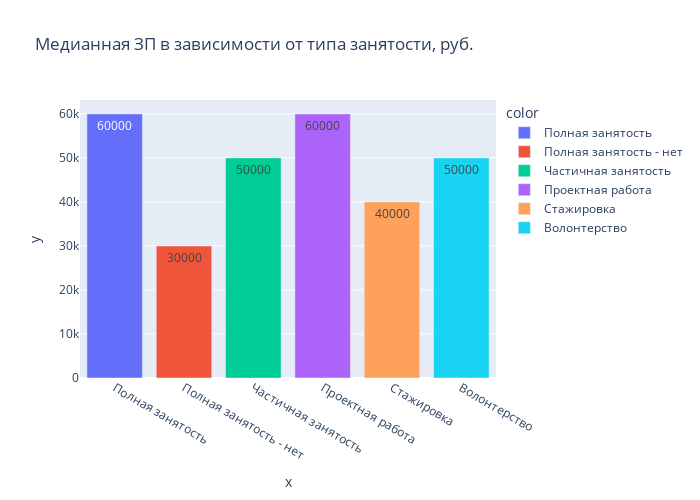
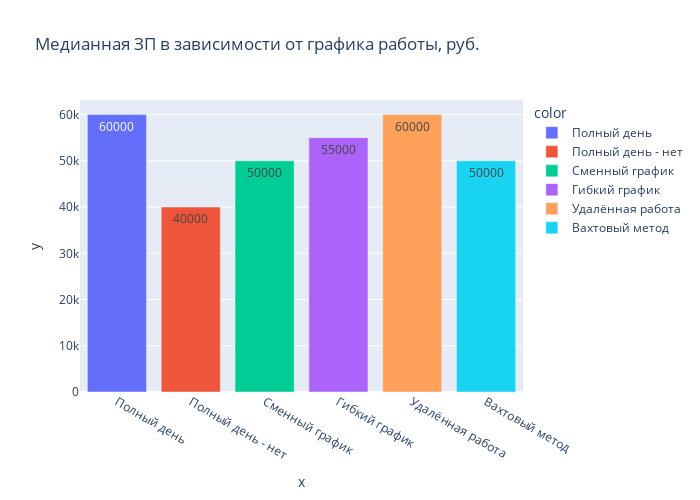

Source (notebook cell) for these figures, in order:
### Markdown cell above
**Дополнительные баллы**

Для получения 2 дополнительных баллов по разведывательному анализу постройте еще два любых содержательных графика или диаграммы, которые помогут проиллюстрировать влияние признаков/взаимосвязь между признаками/распределения признаков. Приведите выводы по ним. Желательно, чтобы в анализе участвовали признаки, которые мы создавали ранее в разделе "Преобразование данных".

### Code cell
zp_full = hh_database[hh_database['Полная занятость'] == True]['ЗП(руб.)'].median()
zp_full1 = hh_database[hh_database['Полная занятость'] == False]['ЗП(руб.)'].median()
zp_part = hh_database[hh_database['Частичная занятость'] == True]['ЗП(руб.)'].median()
zp_project = hh_database[hh_database['Проектная работа'] == True]['ЗП(руб.)'].median()
zp_trial = hh_database[hh_database['Стажировка'] == True]['ЗП(руб.)'].median()
zp_volun = hh_database[hh_database['Волонтерство'] == True]['ЗП(руб.)'].median()

fig1 = px.bar(
    x=('Полная занятость','Полная занятость - нет', 'Частичная занятость','Проектная работа','Стажировка','Волонтерство'),
    y=(zp_full, zp_full1, zp_part, zp_project, zp_trial, zp_volun),
    orientation='v', 
    color=('Полная занятость','Полная занятость - нет', 'Частичная занятость','Проектная работа','Стажировка','Волонтерство'),
    height=500, 
    width=700, 
    title='Медианная ЗП в зависимости от типа занятости, руб.', 
    text=(zp_full, zp_full1, zp_part, zp_project, zp_trial, zp_volun),
    )

zp_day = hh_database[hh_database['Полный день'] == True]['ЗП(руб.)'].median()
zp_day1 = hh_database[hh_database['Полный день'] == False]['ЗП(руб.)'].median()
zp_shift = hh_database[hh_database['Сменный график'] == True]['ЗП(руб.)'].median()
zp_flex = hh_database[hh_database['Гибкий график'] == True]['ЗП(руб.)'].median()
zp_dist = hh_database[hh_database['Удалённая работа'] == True]['ЗП(руб.)'].median()
zp_term = hh_database[hh_database['Вахтовый метод'] == True]['ЗП(руб.)'].median()

fig2 = px.bar(
    x=('Полный день','Полный день - нет', 'Сменный график','Гибкий график','Удалённая работа','Вахтовый метод'),
    y=(zp_day, zp_day1, zp_shift, zp_flex, zp_dist, zp_term),
    orientation='v', 
    color=('Полный день','Полный день - нет','Сменный график','Гибкий график','Удалённая работа','Вахтовый метод'),
    height=500, 
    width=700, 
    title='Медианная ЗП в зависимости от графика работы, руб.', 
    text=(zp_day, zp_day1, zp_shift, zp_flex, zp_dist, zp_term),
    )
fig1.show()
fig2.show()

### Figure 1 — Plotly figure (JSON) as saved in the notebook; plotly's stock layout.template omitted (floating-point values rounded to 4 significant figures)
{"data": [{"alignmentgroup": "True", "hovertemplate": "color=Полная занятость<br>x=%{x}<br>y=%{y}<br>text=%{text}<extra></extra>", "legendgroup": "Полная занятость", "marker": {"color": "#636efa", "pattern": {"shape": ""}}, "name": "Полная занятость", "offsetgroup": "Полная занятость", "orientation": "v", "showlegend": true, "text": [60000], "textposition": "auto", "type": "bar", "x": ["Полная занятость"], "xaxis": "x", "y": [60000], "yaxis": "y"}, {"alignmentgroup": "True", "hovertemplate": "color=Полная занятость - нет<br>x=%{x}<br>y=%{y}<br>text=%{text}<extra></extra>", "legendgroup": "Полная занятость - нет", "marker": {"color": "#EF553B", "pattern": {"shape": ""}}, "name": "Полная занятость - нет", "offsetgroup": "Полная занятость - нет", "orientation": "v", "showlegend": true, "text": [30000], "textposition": "auto", "type": "bar", "x": ["Полная занятость - нет"], "xaxis": "x", "y": [30000], "yaxis": "y"}, {"alignmentgroup": "True", "hovertemplate": "color=Частичная занятость<br>x=%{x}<br>y=%{y}<br>text=%{text}<extra></extra>", "legendgroup": "Частичная занятость", "marker": {"color": "#00cc96", "pattern": {"shape": ""}}, "name": "Частичная занятость", "offsetgroup": "Частичная занятость", "orientation": "v", "showlegend": true, "text": [50000], "textposition": "auto", "type": "bar", "x": ["Частичная занятость"], "xaxis": "x", "y": [50000], "yaxis": "y"}, {"alignmentgroup": "True", "hovertemplate": "color=Проектная работа<br>x=%{x}<br>y=%{y}<br>text=%{text}<extra></extra>", "legendgroup": "Проектная работа", "marker": {"color": "#ab63fa", "pattern": {"shape": ""}}, "name": "Проектная работа", "offsetgroup": "Проектная работа", "orientation": "v", "showlegend": true, "text": [60000], "textposition": "auto", "type": "bar", "x": ["Проектная работа"], "xaxis": "x", "y": [60000], "yaxis": "y"}, {"alignmentgroup": "True", "hovertemplate": "color=Стажировка<br>x=%{x}<br>y=%{y}<br>text=%{text}<extra></extra>", "legendgroup": "Стажировка", "marker": {"color": "#FFA15A", "pattern": {"shape": ""}}, "name": "Стажировка", "offsetgroup": "Стажировка", "orientation": "v", "showlegend": true, "text": [40000], "textposition": "auto", "type": "bar", "x": ["Стажировка"], "xaxis": "x", "y": [40000], "yaxis": "y"}, {"alignmentgroup": "True", "hovertemplate": "color=Волонтерство<br>x=%{x}<br>y=%{y}<br>text=%{text}<extra></extra>", "legendgroup": "Волонтерство", "marker": {"color": "#19d3f3", "pattern": {"shape": ""}}, "name": "Волонтерство", "offsetgroup": "Волонтерство", "orientation": "v", "showlegend": true, "text": [50000], "textposition": "auto", "type": "bar", "x": ["Волонтерство"], "xaxis": "x", "y": [50000], "yaxis": "y"}], "layout": {"barmode": "relative", "height": 500, "legend": {"title": {"text": "color"}, "tracegroupgap": 0}, "title": {"text": "Медианная ЗП в зависимости от типа занятости, руб."}, "width": 700, "xaxis": {"anchor": "y", "domain": [0, 1], "title": {"text": "x"}}, "yaxis": {"anchor": "x", "domain": [0, 1], "title": {"text": "y"}}}}

### Figure 2 — Plotly figure (JSON) as saved in the notebook; plotly's stock layout.template omitted (floating-point values rounded to 4 significant figures)
{"data": [{"alignmentgroup": "True", "hovertemplate": "color=Полный день<br>x=%{x}<br>y=%{y}<br>text=%{text}<extra></extra>", "legendgroup": "Полный день", "marker": {"color": "#636efa", "pattern": {"shape": ""}}, "name": "Полный день", "offsetgroup": "Полный день", "orientation": "v", "showlegend": true, "text": [60000], "textposition": "auto", "type": "bar", "x": ["Полный день"], "xaxis": "x", "y": [60000], "yaxis": "y"}, {"alignmentgroup": "True", "hovertemplate": "color=Полный день - нет<br>x=%{x}<br>y=%{y}<br>text=%{text}<extra></extra>", "legendgroup": "Полный день - нет", "marker": {"color": "#EF553B", "pattern": {"shape": ""}}, "name": "Полный день - нет", "offsetgroup": "Полный день - нет", "orientation": "v", "showlegend": true, "text": [40000], "textposition": "auto", "type": "bar", "x": ["Полный день - нет"], "xaxis": "x", "y": [40000], "yaxis": "y"}, {"alignmentgroup": "True", "hovertemplate": "color=Сменный график<br>x=%{x}<br>y=%{y}<br>text=%{text}<extra></extra>", "legendgroup": "Сменный график", "marker": {"color": "#00cc96", "pattern": {"shape": ""}}, "name": "Сменный график", "offsetgroup": "Сменный график", "orientation": "v", "showlegend": true, "text": [50000], "textposition": "auto", "type": "bar", "x": ["Сменный график"], "xaxis": "x", "y": [50000], "yaxis": "y"}, {"alignmentgroup": "True", "hovertemplate": "color=Гибкий график<br>x=%{x}<br>y=%{y}<br>text=%{text}<extra></extra>", "legendgroup": "Гибкий график", "marker": {"color": "#ab63fa", "pattern": {"shape": ""}}, "name": "Гибкий график", "offsetgroup": "Гибкий график", "orientation": "v", "showlegend": true, "text": [55000], "textposition": "auto", "type": "bar", "x": ["Гибкий график"], "xaxis": "x", "y": [55000], "yaxis": "y"}, {"alignmentgroup": "True", "hovertemplate": "color=Удалённая работа<br>x=%{x}<br>y=%{y}<br>text=%{text}<extra></extra>", "legendgroup": "Удалённая работа", "marker": {"color": "#FFA15A", "pattern": {"shape": ""}}, "name": "Удалённая работа", "offsetgroup": "Удалённая работа", "orientation": "v", "showlegend": true, "text": [60000], "textposition": "auto", "type": "bar", "x": ["Удалённая работа"], "xaxis": "x", "y": [60000], "yaxis": "y"}, {"alignmentgroup": "True", "hovertemplate": "color=Вахтовый метод<br>x=%{x}<br>y=%{y}<br>text=%{text}<extra></extra>", "legendgroup": "Вахтовый метод", "marker": {"color": "#19d3f3", "pattern": {"shape": ""}}, "name": "Вахтовый метод", "offsetgroup": "Вахтовый метод", "orientation": "v", "showlegend": true, "text": [50000], "textposition": "auto", "type": "bar", "x": ["Вахтовый метод"], "xaxis": "x", "y": [50000], "yaxis": "y"}], "layout": {"barmode": "relative", "height": 500, "legend": {"title": {"text": "color"}, "tracegroupgap": 0}, "title": {"text": "Медианная ЗП в зависимости от графика работы, руб."}, "width": 700, "xaxis": {"anchor": "y", "domain": [0, 1], "title": {"text": "x"}}, "yaxis": {"anchor": "x", "domain": [0, 1], "title": {"text": "y"}}}}
